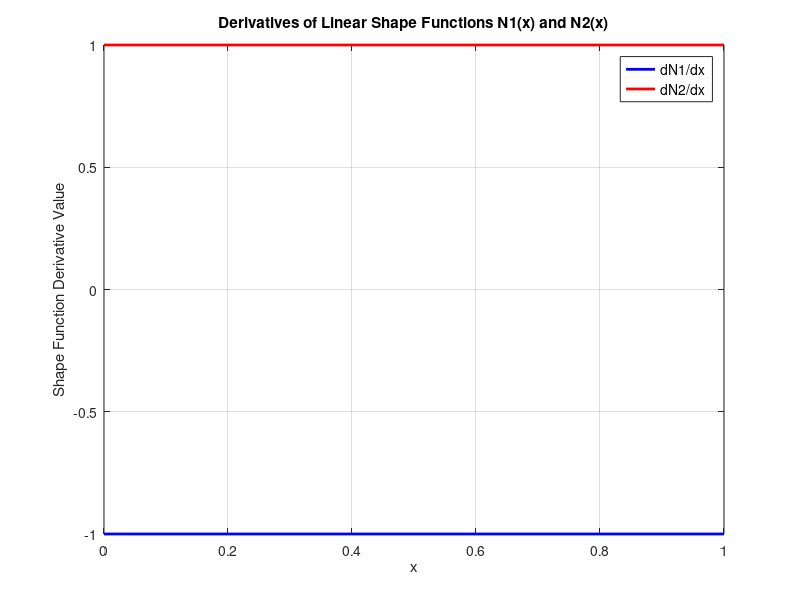
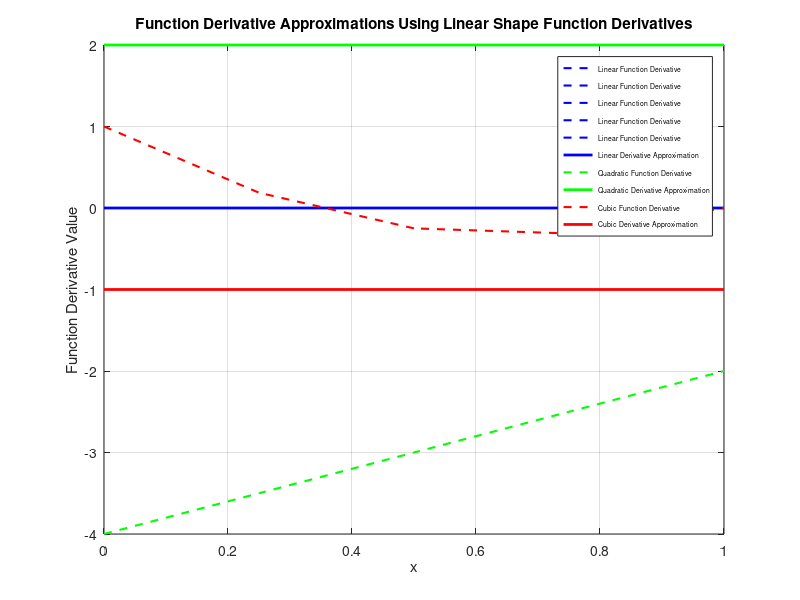

Reproduce these figures in MATLAB, in order.
% Define the derivative of the linear shape functions
dN1 = @(x1, x2) -1 / (x2 - x1);  % Derivative of N1(x) with respect to x
dN2 = @(x1, x2)  1 / (x2 - x1);  % Derivative of N2(x) with respect to x

% Define the element's node positions
x1 = 0; % Node 1 position
x2 = 1; % Node 2 position

% Generate points between the nodes
x_vals = linspace(x1, x2, 5);

% Compute the constant derivatives of shape functions (since they are linear)
dN1_vals = dN1(x1, x2) * ones(size(x_vals));  % Constant derivative for N1
dN2_vals = dN2(x1, x2) * ones(size(x_vals));  % Constant derivative for N2

% Plot the derivatives of shape functions
figure;
plot(x_vals, dN1_vals, 'b', 'DisplayName', 'dN1/dx', 'LineWidth', 2); hold on;
plot(x_vals, dN2_vals, 'r', 'DisplayName', 'dN2/dx', 'LineWidth', 2);
title('Derivatives of Linear Shape Functions N1(x) and N2(x)');
xlabel('x');
ylabel('Shape Function Derivative Value');
legend('dN1/dx', 'dN2/dx', 'Location', 'northeast', 'FontSize', 10);
grid on;

% Define the test functions and their derivatives
linear_func = @(x) 2*x + 3;
quadratic_func = @(x) x.^2 - 4*x + 6;
cubic_func = @(x) x.^3 - 2*x.^2 + x;

linear_func_derivative = @(x) 2;  % Derivative of 2*x + 3 is constant 2
quadratic_func_derivative = @(x) 2*x - 4;  % Derivative of x^2 - 4*x + 6
cubic_func_derivative = @(x) 3*x.^2 - 4*x + 1;  % Derivative of cubic function

% Nodal values of functions' derivatives at nodes
u1_linear_deriv = linear_func_derivative(x1);
u2_linear_deriv = linear_func_derivative(x2);

u1_quadratic_deriv = quadratic_func_derivative(x1);
u2_quadratic_deriv = quadratic_func_derivative(x2);

u1_cubic_deriv = cubic_func_derivative(x1);
u2_cubic_deriv = cubic_func_derivative(x2);

% Function approximation using shape function derivatives
approx_deriv = @(dN1, dN2, u1, u2) dN1 * u1 + dN2 * u2;

% Approximate the derivatives using shape functions
linear_deriv_approx = approx_deriv(dN1_vals, dN2_vals, u1_linear_deriv, u2_linear_deriv);
quadratic_deriv_approx = approx_deriv(dN1_vals, dN2_vals, u1_quadratic_deriv, u2_quadratic_deriv);
cubic_deriv_approx = approx_deriv(dN1_vals, dN2_vals, u1_cubic_deriv, u2_cubic_deriv);

% Plot the original function derivatives and the approximations
figure;
plot(x_vals, linear_func_derivative(x_vals), 'b--', 'DisplayName', 'Linear Function Derivative', 'LineWidth', 1.5); hold on;
plot(x_vals, linear_deriv_approx, 'b', 'DisplayName', 'Linear Derivative Approximation', 'LineWidth', 2);

plot(x_vals, quadratic_func_derivative(x_vals), 'g--', 'DisplayName', 'Quadratic Function Derivative', 'LineWidth', 1.5);
plot(x_vals, quadratic_deriv_approx, 'g', 'DisplayName', 'Quadratic Derivative Approximation', 'LineWidth', 2);

plot(x_vals, cubic_func_derivative(x_vals), 'r--', 'DisplayName', 'Cubic Function Derivative', 'LineWidth', 1.5);
plot(x_vals, cubic_deriv_approx, 'r', 'DisplayName', 'Cubic Derivative Approximation', 'LineWidth', 2);

title('Function Derivative Approximations Using Linear Shape Function Derivatives');
xlabel('x');
ylabel('Function Derivative Value');
legend('Location', 'northeast', 'FontSize', 5);  % Adjust the legend size
grid on;
